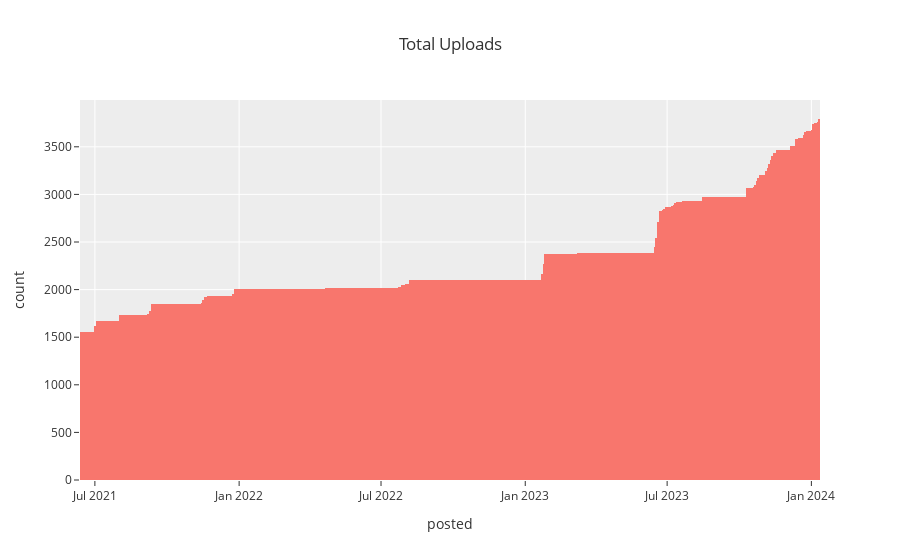

The notebook cell this image was saved under:
### Markdown cell above
### Total Cumulative Uploads
Total cumulative uploads since the Booru migration in 2021

### Code cell
px.histogram(
    posts,
    x="posted",
    title="Total Uploads",
    cumulative=True,
    barmode="group",
    nbins=diff.days,
).show()

### Figure 1 — Plotly figure (JSON) as saved in the notebook; plotly's stock layout.template omitted (floating-point values rounded to 4 significant figures; data arrays with more than 128 entries replaced by an {"elided": "..."} marker saying what was removed)
{"data": [{"alignmentgroup": "True", "bingroup": "x", "cumulative": {"enabled": true}, "hovertemplate": "posted=%{x}<br>count=%{y}<extra></extra>", "legendgroup": "", "marker": {"color": "#F8766D", "pattern": {"shape": ""}}, "name": "", "nbinsx": 942, "offsetgroup": "", "orientation": "v", "showlegend": false, "type": "histogram", "x": {"elided": "3792 str values"}, "xaxis": "x", "yaxis": "y"}], "layout": {"autosize": true, "barmode": "group", "legend": {"tracegroupgap": 0}, "title": {"text": "Total Uploads"}, "xaxis": {"anchor": "y", "autorange": true, "domain": [0, 1], "range": ["2021-06-12", "2024-01-12"], "title": {"text": "posted"}, "type": "date"}, "yaxis": {"anchor": "x", "autorange": true, "domain": [0, 1], "range": [0, 3992.0], "title": {"text": "count"}}}}
